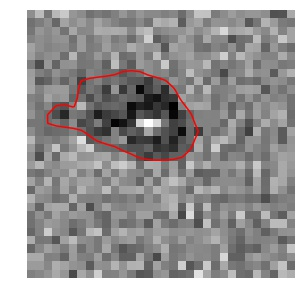
#> input picture segmented_particle/21_seg.jpg, 305 x 302 px, given as the content of the folder Positives/, which was not available
$ jupyter execute --allow-errors Outline_a_particle.ipynb   (older library calls are emulated)   (text cells are left out)
#> lines starting #> are read from the running program, lines starting #| are printed output that depends on the picture; after the words box and inside, x2 and y2 are one past the last pixel; in counts of white or black regions, pixels touching at a corner belong together; pictures that were not available may be replaced by others from this repository, and a replacement may not be noted
[cell 1]
import os
print(os.environ['PATH'])  # make sure the path is in the Particle-Detector directory

from scipy import ndimage as ndi

import matplotlib.pyplot as plt

from skimage.morphology import watershed, disk
from skimage.filters import rank
from skimage.util import img_as_ubyte

import numpy as np

import cv2

[cell 2]
## pull from Observed file
Observedpath = 'Positives/'#"/home/matthew/Documents/COMP 496ML/Positives/"

Observed = [f for f in os.listdir(Observedpath) if os.path.isfile(os.path.join(Observedpath, f))]
print(Observed)
print(type(Observed))

numImages = len(Observed)
print(numImages)
data = []


#load Positives
for i in range(len(Observed)):
    path = Observedpath + Observed[i]
    print(path)
    particle = cv2.imread(path )
#> particle is the input picture: shape (302, 305, 3); mean B, G, R 158, 158.1, 159.7
    particle = cv2.cvtColor(particle, cv2.COLOR_BGR2GRAY)
#> particle: shape (302, 305)

    data.append(particle)
    print(data[i])
#> (printed output is left out)
    # check the image

    '''
    cv2.imshow('image',particle)
    k = cv2.waitKey(0)
    if k == 27:         # wait for ESC key to exit
        cv2.destroyAllWindows()
    elif k == ord('s'): # wait for 's' key to save and exit
        cv2.imwrite('particle',img)
        cv2.destroyAllWindows()
    '''

[cell 3]
gradient_data = []
np.set_printoptions(threshold=5)


for index in range(len(Observed)):


    img = np.array(data[index])
    #blur = cv2.bilateralFilter(img,9,75,75)
    blur = cv2.GaussianBlur(img,(5,5),0)
    #blur = cv2.blur(img, (5,5))
    ret, thres = cv2.threshold(blur,0,255, cv2.THRESH_BINARY+cv2.THRESH_OTSU)

    print(thres)

    gradient_data.append(thres)

    ''''
    image = img_as_ubyte(data[index])
    denoised = rank.median(image, disk(2))
    gradient = rank.gradient(denoised, disk(2))
    gradient_data.append(gradient)

    print(type(gradient))
    '''

    '''
    cv2.imshow('image',gradient)
    k = cv2.waitKey(0)
    if k == 27:         # wait for ESC key to exit
        cv2.destroyAllWindows()
    elif k == ord('s'): # wait for 's' key to save and exit
        cv2.imwrite('particle',img)
        cv2.destroyAllWindows()

    '''
#> this loop made 1 pass
#> (printed output is left out)
#> pass 1, `blur = cv2.GaussianBlur(img,(5,5),0)`:
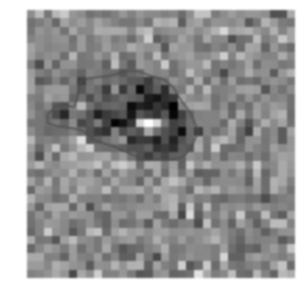
#> blur: shape (302, 305); min 0, max 255, mean 158.5
#> pass 1, `ret, thres = cv2.threshold(blur,0,255, cv2.THRESH_BINARY+cv2.THRESH_OT..`:
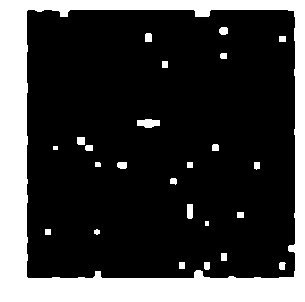
#> thres: shape (302, 305); 23.9% white; 25 white regions, largest, box (x1, y1, x2, y2) and area: (0, 0, 305, 302) 20799, (137, 119, 160, 128) 162, (187, 204, 193, 219) 88
#> after the loop, gradient_data = 1 item

for index in range(len(gradient_data)):

    out = gradient_data[index]

    '''
    cv2.imshow('image',out)
    k = cv2.waitKey(0)
    if k == 27:         # wait for ESC key to exit
        cv2.destroyAllWindows()
    elif k == ord('s'): # wait for 's' key to save and exit
        cv2.imwrite('particle',img)
        cv2.destroyAllWindows()
    '''
#> this loop made 1 pass

[cell 4]
def showim(imgpassed):

    cv2.imshow('image', imgpassed)
    k = cv2.waitKey(0)
    if k == 27:         # wait for ESC key to exit
        cv2.destroyAllWindows()
    elif k == ord('s'): # wait for 's' key to save and exit
        cv2.imwrite('particle',img)
        cv2.destroyAllWindows()

[cell 5]
import numpy as np
import scipy.ndimage as nd
import matplotlib.pyplot as plt

count = 0
circled_data = []
eps = np.finfo(float).eps
max_its = 1000
figure_size = 32

phi_set = []


def chanvese(I, original_I, init_mask, max_its=200, alpha=0.2,
             thresh=0, color='r', display=False):
    I = I.astype(np.float)

    # Create a signed distance map (SDF) from mask
    phi = mask2phi(init_mask)

    if display:
        plt.ion()
        fig, axes = plt.subplots(ncols=1)
        show_curve_and_phi(fig, I, original_I, phi, color)
        plt.savefig('levelset_start.png', bbox_inches='tight')

    # Main loop
    its = 0
    stop = False
    prev_mask = init_mask
    c = 0

    while (its < max_its and not stop):
        # Get the curve's narrow band
        idx = np.flatnonzero(np.logical_and(phi <= 1.2, phi >= -1.2))

        if len(idx) > 0:
            # Intermediate output
            if display:
                if np.mod(its, 50) == 0:
                    print('iteration: {0}'.format(its))
                    show_curve_and_phi(fig, I, original_I, phi, color)
            else:
                if np.mod(its, 10) == 0:
                    print('iteration: {0}'.format(its))

            # Find interior and exterior mean
            upts = np.flatnonzero(phi <= 0)  # interior points
            vpts = np.flatnonzero(phi > 0)  # exterior points
            u = np.sum(I.flat[upts]) / (len(upts) + eps)  # interior mean
            v = np.sum(I.flat[vpts]) / (len(vpts) + eps)  # exterior mean

            # Force from image information
            F = (I.flat[idx] - u)**2 - (I.flat[idx] - v)**2
            # Force from curvature penalty
            curvature = get_curvature(phi, idx)

            # Gradient descent to minimize energy
            dphidt = F / np.max(np.abs(F)) + alpha * curvature

            # Maintain the CFL condition
            dt = 0.45 / (np.max(np.abs(dphidt)) + eps)

            # Evolve the curve
            phi.flat[idx] += dt * dphidt

            # Keep SDF smooth
            phi = sussman(phi, 0.5)

            new_mask = phi <= 0
            c = convergence(prev_mask, new_mask, thresh, c)

            if c <= 5:
                its = its + 1
                prev_mask = new_mask
            else:
                stop = True
                global count
                filename = 'segmented_particle/{}_seg.jpg'.format(count)
                count += 1
                plt.savefig(filename, bbox_inches='tight',pad_inches = 0)

        else:
            break

    # Final output
    if display:
        show_curve_and_phi(fig, I, original_I, phi, color)
        # [7 lines of commented-out code are left out]
    seg = phi <= 0  # Get mask from levelset

    return seg, phi, its


# ---------------------------------------------------------------------
# ---------------------- AUXILIARY FUNCTIONS --------------------------
# ---------------------------------------------------------------------

def bwdist(a):
    """
    Intermediary function. 'a' has only True/False vals,
    so we convert them into 0/1 values - in reverse.
    True is 0, False is 1, distance_transform_edt wants it that way.
    """
    return nd.distance_transform_edt(a == 0)


# Displays the image with curve superimposed
def show_curve_and_phi(fig, I, original_I, phi, color):

    fig.tight_layout(pad=0)

    fig.axes[0].cla()
    fig.axes[0].imshow(original_I, cmap='gray')
    fig.axes[0].contour(phi, 0, colors=color)
    fig.axes[0].set_axis_off()

    plt.draw()


    # Now we can save it to a numpy array.
    data = np.fromstring(fig.canvas.tostring_rgb(), dtype=np.uint8, sep='')
    data = data.reshape((fig.canvas.get_width_height()[::-1] + (3,)))

    circled_data.append(data)


    plt.pause(0.001)


def im2double(a):
    a = a.astype(np.float)
    a /= np.abs(a).max()
    return a


# Converts a mask to a SDF
def mask2phi(init_a):
    phi = bwdist(init_a) - bwdist(1 - init_a) + im2double(init_a) - 0.5
    return phi


# Compute curvature along SDF
def get_curvature(phi, idx):
    dimy, dimx = phi.shape
    yx = np.array([np.unravel_index(i, phi.shape) for i in idx])  # subscripts
    y = yx[:, 0]
    x = yx[:, 1]

    # Get subscripts of neighbors
    ym1 = y - 1
    xm1 = x - 1
    yp1 = y + 1
    xp1 = x + 1

    # Bounds checking
    ym1[ym1 < 0] = 0
    xm1[xm1 < 0] = 0
    yp1[yp1 >= dimy] = dimy - 1
    xp1[xp1 >= dimx] = dimx - 1

    # Get indexes for 8 neighbors
    idup = np.ravel_multi_index((yp1, x), phi.shape)
    iddn = np.ravel_multi_index((ym1, x), phi.shape)
    idlt = np.ravel_multi_index((y, xm1), phi.shape)
    idrt = np.ravel_multi_index((y, xp1), phi.shape)
    idul = np.ravel_multi_index((yp1, xm1), phi.shape)
    idur = np.ravel_multi_index((yp1, xp1), phi.shape)
    iddl = np.ravel_multi_index((ym1, xm1), phi.shape)
    iddr = np.ravel_multi_index((ym1, xp1), phi.shape)

    # Get central derivatives of SDF at x,y
    phi_x = -phi.flat[idlt] + phi.flat[idrt]
    phi_y = -phi.flat[iddn] + phi.flat[idup]
    phi_xx = phi.flat[idlt] - 2 * phi.flat[idx] + phi.flat[idrt]
    phi_yy = phi.flat[iddn] - 2 * phi.flat[idx] + phi.flat[idup]
    phi_xy = 0.25 * (- phi.flat[iddl] - phi.flat[idur] +
                     phi.flat[iddr] + phi.flat[idul])
    phi_x2 = phi_x**2
    phi_y2 = phi_y**2

    # Compute curvature (Kappa)
    curvature = ((phi_x2 * phi_yy + phi_y2 * phi_xx - 2 * phi_x * phi_y * phi_xy) /
                 (phi_x2 + phi_y2 + eps) ** 1.5) * (phi_x2 + phi_y2) ** 0.5

    return curvature


# Level set re-initialization by the sussman method
def sussman(D, dt):
    # forward/backward differences
    a = D - np.roll(D, 1, axis=1)
    b = np.roll(D, -1, axis=1) - D
    c = D - np.roll(D, -1, axis=0)
    d = np.roll(D, 1, axis=0) - D

    a_p = np.clip(a, 0, np.inf)
    a_n = np.clip(a, -np.inf, 0)
    b_p = np.clip(b, 0, np.inf)
    b_n = np.clip(b, -np.inf, 0)
    c_p = np.clip(c, 0, np.inf)
    c_n = np.clip(c, -np.inf, 0)
    d_p = np.clip(d, 0, np.inf)
    d_n = np.clip(d, -np.inf, 0)

    a_p[a < 0] = 0
    a_n[a > 0] = 0
    b_p[b < 0] = 0
    b_n[b > 0] = 0
    c_p[c < 0] = 0
    c_n[c > 0] = 0
    d_p[d < 0] = 0
    d_n[d > 0] = 0

    dD = np.zeros_like(D)
    D_neg_ind = np.flatnonzero(D < 0)
    D_pos_ind = np.flatnonzero(D > 0)

    dD.flat[D_pos_ind] = np.sqrt(
        np.max(np.concatenate(
            ([a_p.flat[D_pos_ind]**2], [b_n.flat[D_pos_ind]**2])), axis=0) +
        np.max(np.concatenate(
            ([c_p.flat[D_pos_ind]**2], [d_n.flat[D_pos_ind]**2])), axis=0)) - 1
    dD.flat[D_neg_ind] = np.sqrt(
        np.max(np.concatenate(
            ([a_n.flat[D_neg_ind]**2], [b_p.flat[D_neg_ind]**2])), axis=0) +
        np.max(np.concatenate(
            ([c_n.flat[D_neg_ind]**2], [d_p.flat[D_neg_ind]**2])), axis=0)) - 1

    D = D - dt * sussman_sign(D) * dD
    return D


def sussman_sign(D):
    return D / np.sqrt(D**2 + 1)


# Convergence Test
def convergence(p_mask, n_mask, thresh, c):
    diff = p_mask - n_mask
    n_diff = np.sum(np.abs(diff))
    if n_diff < thresh:
        c = c + 1
    else:
        c = 0
    return c


#> (the rest of this cell did not finish here and is left out)

[cell 6]
for index in range(len(circled_data)):
    cv2.imshow('image',circled_data[index])
    k = cv2.waitKey(0)
    if k == 27:         # wait for ESC key to exit
        cv2.destroyAllWindows()
    elif k == ord('s'): # wait for 's' key to save and exit
        cv2.imwrite('particle',img)
        cv2.destroyAllWindows()
#> this loop made 2 passes; (key Esc is pressed on pass 1)
#> pass 1, `cv2.imshow('image',circled_data[index])`:
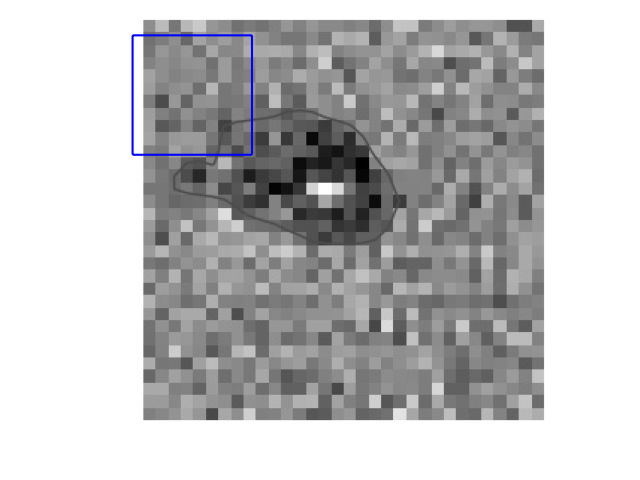
#> window 'image': shape (480, 640, 3); mean B, G, R 190.7, 189.8, 189.8
#> pass 2, `cv2.imshow('image',circled_data[index])`:
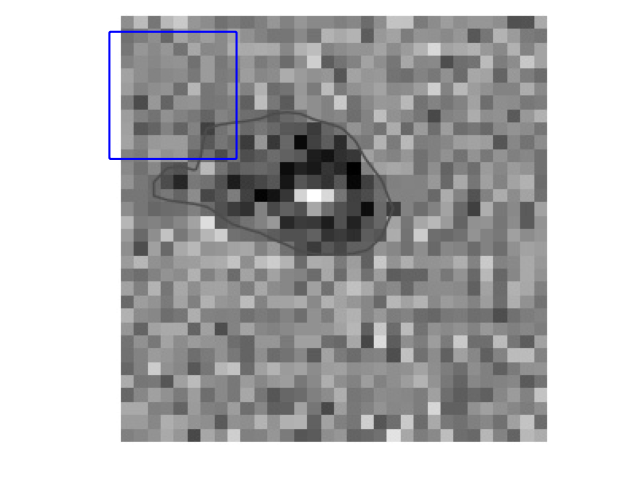
#> window 'image': shape (480, 640, 3); mean B, G, R 182.2, 181.3, 181.3

def showim(imgpassed):

    cv2.imshow('image', imgpassed)
    k = cv2.waitKey(0)
    if k == 27:         # wait for ESC key to exit
        cv2.destroyAllWindows()
    elif k == ord('s'): # wait for 's' key to save and exit
        cv2.imwrite('particle',img)
        cv2.destroyAllWindows()

[cell 7]
nparray = np.array(phi_set)

for i in range(len(nparray)):

    img = np.array(nparray[i])
    print(nparray[i])

    img_out = np.copy(img)
    img=img.astype(np.uint8)

    showim(img)

    img_grey = cv2.cvtColor(img, cv2.COLOR_BGR2GRAY)

    blur = cv2.GaussianBlur(img,(5,5),0)
    print('blur matrix')
    print(blur)
    print(type(blur))

    img_grey = cv2.cvtColor(blur, cv2.COLOR_BGR2GRAY)
    ret, thres = cv2.threshold(img_grey,0,255, cv2.THRESH_BINARY+cv2.THRESH_OTSU)
